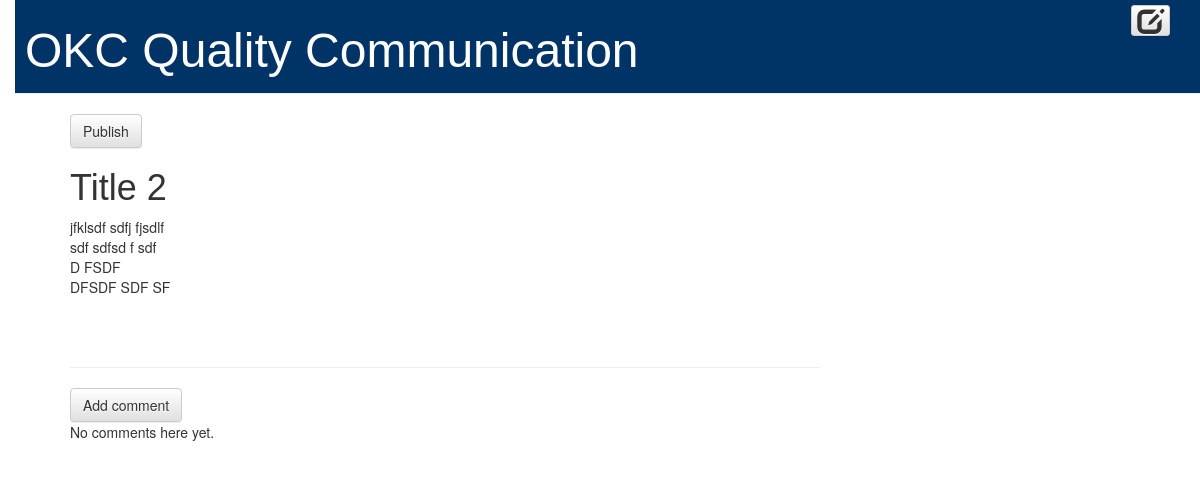
The app's page /post/2/ with its own data.
### blog/models.py (models this page shows, shortened)
class Post(models.Model):
    author = models.ForeignKey('auth.User')
    title = models.CharField(max_length=200)
    text = models.TextField()
    created_date = models.DateTimeField(default=timezone.now)
    published_date = models.DateTimeField(blank=True, null=True)

### blog/views.py (the view)
# urls.py: url(r'^post/(?P<pk>\d+)/$', views.post_detail, name='post_detail'),
def post_detail(request, pk):
    post = get_object_or_404(Post, pk=pk)
    return render(request, 'blog/post_detail.html', {'post': post})

### blog/templates/blog/post_detail.html (shortened to what this page needs)
{% extends 'blog/base.html' %}
{% block content %}
    <div class="post">
        {% if post.published_date %}
            <div class="date">
                {{ post.published_date }}
            </div>
        {% else %}
            <a class="btn btn-default" href="{% url 'post_publish' pk=post.pk %}">Publish</a>
        {% endif %}
        <h1>{{ post.title }}</h1>
        <p>{{ post.text|linebreaksbr }}</p>
    </div>
    <hr>
    <a class="btn btn-default" href="{% url 'add_comment_to_post' pk=post.pk %}">Add comment</a>
    {% for comment in post.comments.all %}
        {% if user.is_authenticated or comment.approved_comment %}
        <div class="comment">
            <div class="date">
                {{ comment.created_date }}
                {% if not comment.approved_comment %}
                    <a class="btn btn-default" href="{% url 'comment_remove' pk=comment.pk %}"><span class="glyphicon glyphicon-remove"></span></a>
                    <a class="btn btn-default" href="{% url 'comment_approve' pk=comment.pk %}"><span class="glyphicon glyphicon-ok"></span></a>
                {% endif %}
            </div>
            <strong>{{ comment.author }}</strong>
            <p>{{ comment.text|linebreaks }}</p>
        </div>
        {% endif %}
    {% empty %}
        <p>No comments here yet.</p>
    {% endfor %}
{% endblock %}

### default/static/css0/blog.css (style rules this page uses)
body { padding-left: 15px; }
h1, h2, h3, h4 { font-family: sans-serif; }
.post { margin-bottom: 70px; }

### records on screen
Post: title "Title 2", text "jfklsdf sdfj fjsdlf sdf sdfsd f sdf D FSDF DFSDF SDF SF"
